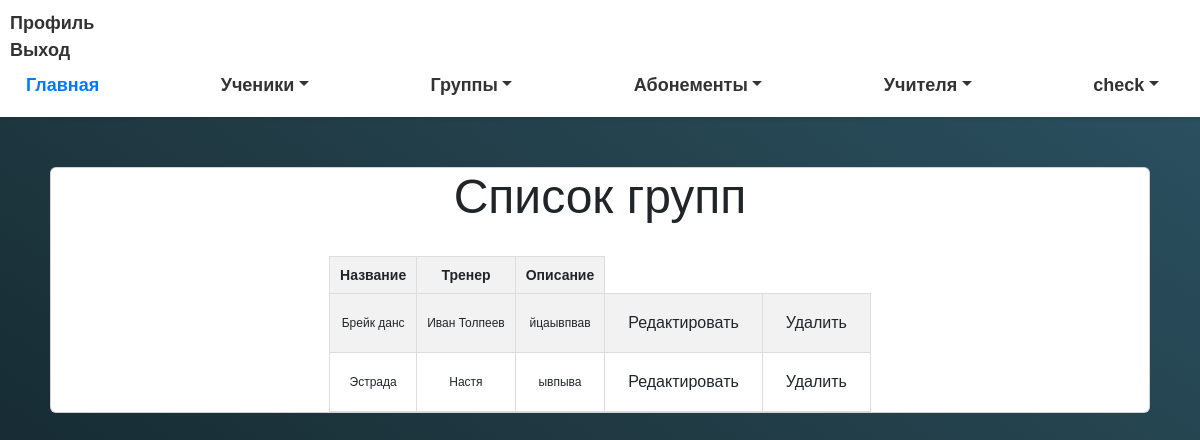
The page /group_list/ (signed in) on the database as committed earlier.
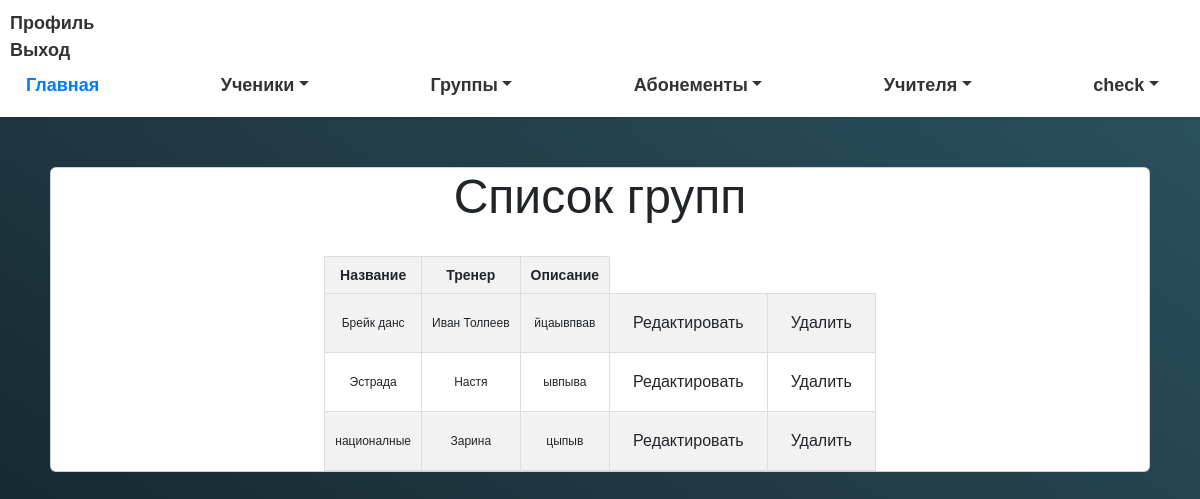
The same page on the database as committed later.
### myapp/models.py (models this page shows, shortened)
class Group(models.Model):
    name = models.CharField(max_length=255)
    coach = models.ForeignKey('Coach', on_delete=models.CASCADE)
    description = models.TextField()
    students = models.ManyToManyField(Client, related_name='group_students')

class Coach(models.Model):
    full_name = models.CharField(max_length=255)
    phone_number = models.CharField(max_length=20)
    students = models.ManyToManyField(Client, null=True, blank=True)
    groupqs = models.ManyToManyField(Group, related_name='coach_groupqs', null=True, blank=True)

### myapp/views.py (the view)
# urls.py: path('group_list/', group_list, name='group_list'),
@login_required
def group_list(request):
    groups = Group.objects.all()
    return render(request, 'group_list.html', {'groups': groups})

### myapp/templates/group_list.html
{% extends 'base.html' %}
{% block content %}
<div class="container">
    <div class="card">
  <h1>Список групп</h1>
    <table>
        <tr>
            <th>Название</th>
            <th>Тренер</th>
            <th>Описание</th>
        </tr>
        {% for group in groups %}
        <tr>
            <td>{{ group.name }}</td>
            <td>{{ group.coach.full_name }}</td>
            <td>{{ group.description }}</td>
            <td><a class="btn btn-default" href="{% url 'update_group' group.pk %}">Редактировать</a></td>
            <td><a class="btn btn-default" href="{% url 'delete_group' group.pk %}">Удалить</a></td>
        </tr>
        {% endfor %}
    </table>
    </div>
</div>
{% endblock %}

Rows that differ between the two databases and show on the page:
added Group: name "националные", coach.full_name "Зарина", description "цыпыв"
